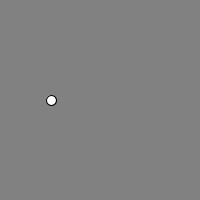
Frame 1 (no input)
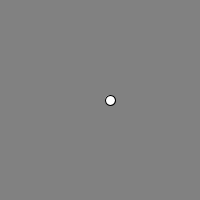
Frame 60 (the mouse pressed at the canvas centre just before this capture)
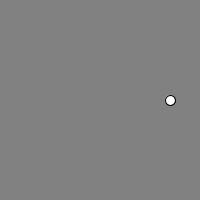
Frame 120 (the mouse held since frame 60 and released just before this capture)

The Processing sketch that drew these frames (run headless with seeded random() and noise(); from frame 60 on, the mouse is pressed at the canvas centre):

// Processing sketch: processing_113926
// ── processing_113926.pde

int diameter=10;
int positionX=50;
int Switch=0;
void setup(){
  size(200,200);
}

void draw(){
  background(129);
  if(positionX>=width-diameter/2){
    Switch=1;
  }
  if(positionX==diameter/2){
    Switch=0;
  }
      if(Switch==0){
      positionX++; //position=position+1;
}
      else{
        positionX--;
  }
  ellipse(positionX,100,diameter,diameter);
  println(positionX);
}
